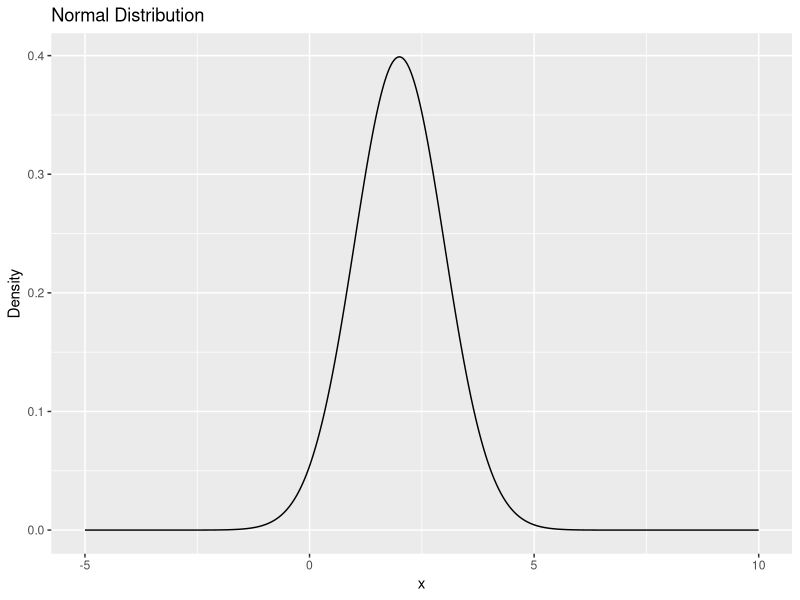
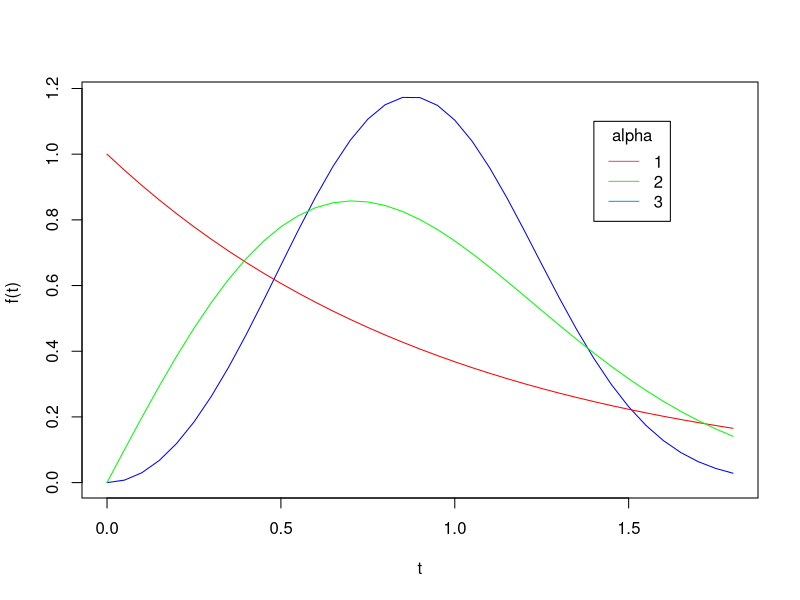
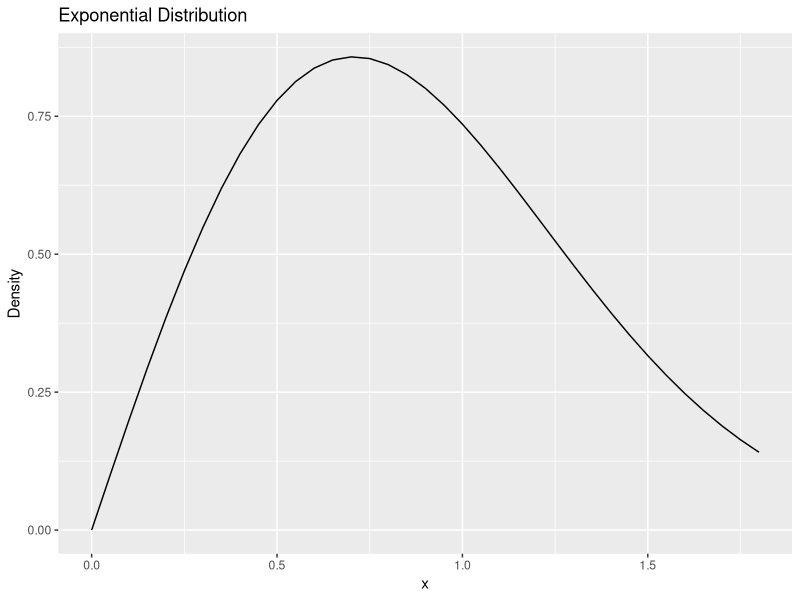
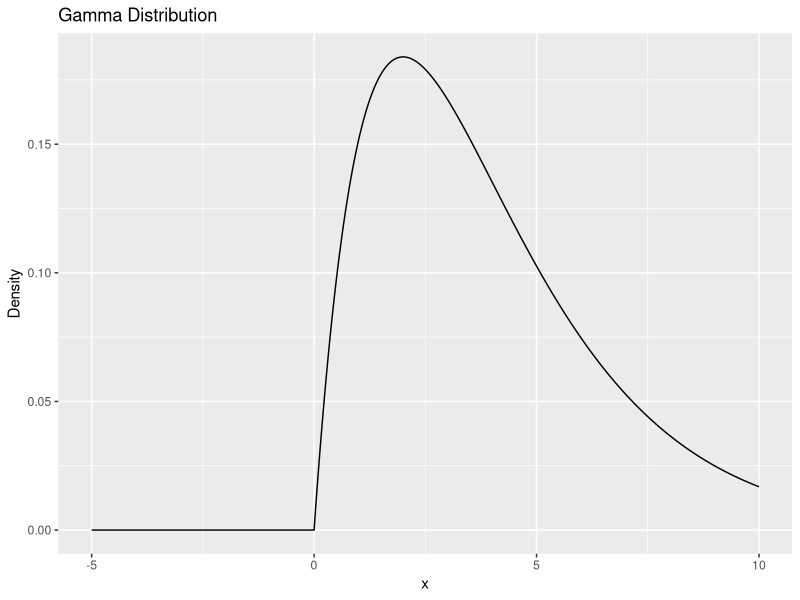
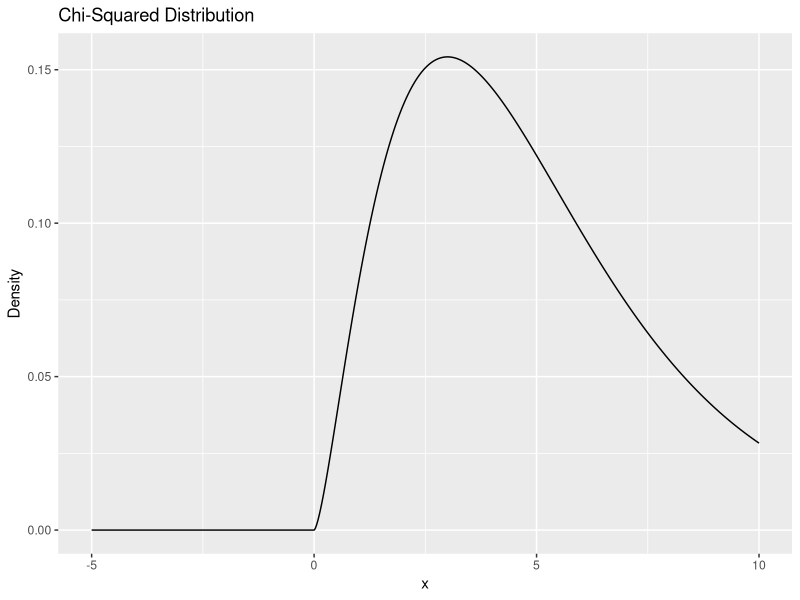
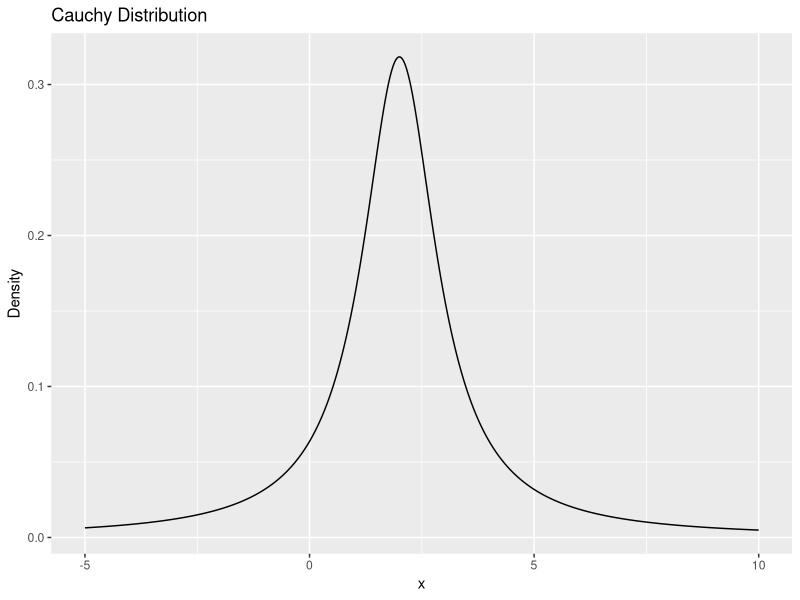
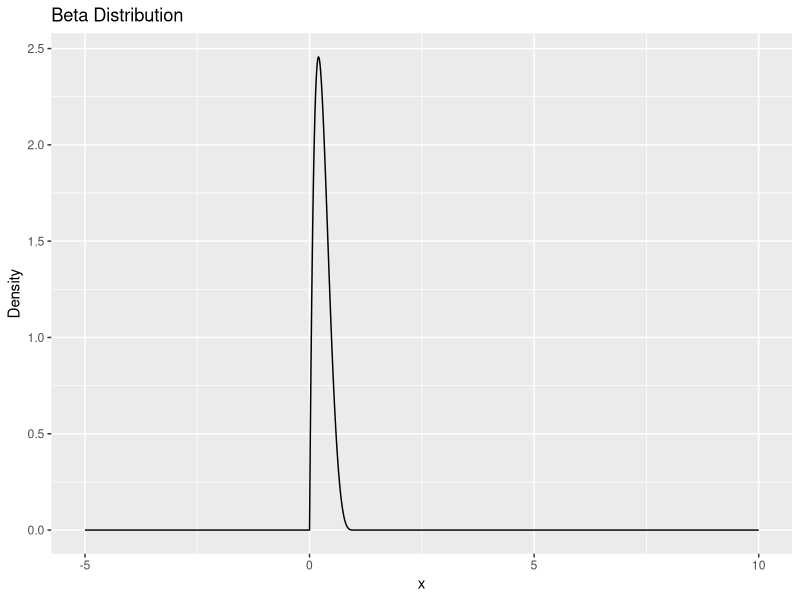
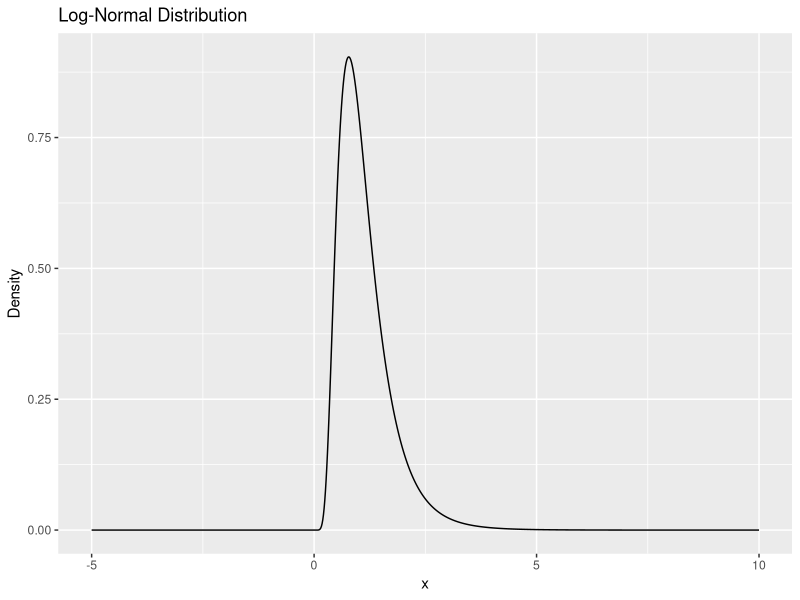

Write the R code that produced these figures, in order.
## ---- chunk 1

# Load necessary libraries
library(ggplot2)
library(dplyr)
library(stats)
## ---- chunk 2

# Set up a common range of values for plotting
x <- seq(-5, 10, length.out = 1000)

# Normal Distribution
normal_data <- dnorm(x, mean = 2, sd = 1)
plot_normal <- data.frame(x, normal_data)
## ---- chunk 3

ggplot(plot_normal, aes(x, normal_data)) +
  geom_line() +
  ggtitle("Normal Distribution") +
  xlab("x") + ylab("Density")
## ---- chunk 4

a <- 3
l <- 1
t <- seq(0,1.8,.05)
ft <- a*l*t^(a-1)*exp(-l*t^a)
plot(t,ft,type="l",col="blue",ylab="f(t) ")

a <- 1
ft <- a*l*t^(a-1)*exp(-l*t^a)
lines(t,ft,type="l",col="red")

a <- 2
ft <- a*l*t^(a-1)*exp(-l*t^a)
lines(t,ft,type="l",col="green")
legend(1.4,1.1,c("1","2","3"),title="alpha",lty=c(1,1,1),col=c(2,3,4))
## ---- chunk 5

exp_data <- dexp(x, rate = 0.5)
plot_exp <- data.frame(t, ft)
## ---- chunk 6

ggplot(plot_exp, aes(t, ft)) +
  geom_line() +
  ggtitle("Exponential Distribution") +
  xlab("x") + ylab("Density")
## ---- chunk 7

gamma_data <- dgamma(x, shape = 2, rate = 0.5)
plot_gamma <- data.frame(x, gamma_data)
## ---- chunk 8

ggplot(plot_gamma, aes(x, gamma_data)) +
  geom_line() +
  ggtitle("Gamma Distribution") +
  xlab("x") + ylab("Density")
## ---- chunk 9

chi_squared_data <- dchisq(x, df = 5)
plot_chi_squared <- data.frame(x, chi_squared_data)
## ---- chunk 10
ggplot(plot_chi_squared, aes(x, chi_squared_data)) +
  geom_line() +
  ggtitle("Chi-Squared Distribution") +
  xlab("x") + ylab("Density")
## ---- chunk 11

cauchy_data <- dcauchy(x, location = 2, scale = 1)
plot_cauchy <- data.frame(x, cauchy_data)
## ---- chunk 12
ggplot(plot_cauchy, aes(x, cauchy_data)) +
  geom_line() +
  ggtitle("Cauchy Distribution") +
  xlab("x") + ylab("Density")
## ---- chunk 13
beta_data <- dbeta(x, shape1 = 2, shape2 = 5)
plot_beta <- data.frame(x, beta_data)
## ---- chunk 14

ggplot(plot_beta, aes(x, beta_data)) +
  geom_line() +
  ggtitle("Beta Distribution") +
  xlab("x") + ylab("Density")
## ---- chunk 15

lognormal_data <- dlnorm(x, meanlog = 0, sdlog = 0.5)
plot_lognormal <- data.frame(x, lognormal_data)
## ---- chunk 16
ggplot(plot_lognormal, aes(x, lognormal_data)) +
  geom_line() +
  ggtitle("Log-Normal Distribution") +
  xlab("x") + ylab("Density")
## ---- chunk 17

weibull_data <- dweibull(x, shape = 2, scale = 1)
plot_weibull <- data.frame(x, weibull_data)
## ---- chunk 18

ggplot(plot_weibull, aes(x, weibull_data)) +
  geom_line() +
  ggtitle("Weibull Distribution") +
  xlab("x") + ylab("Density")
## ---- chunk 19

a <- 3
l <- 1
t <- seq(0,1.8,.05)
ft <- a*l*t^(a-1)*exp(-l*t^a)
plot(t,ft,type="l",col="blue",ylab="f(t) ")
a <- 1
ft <- a*l*t^(a-1)*exp(-l*t^a)
lines(t,ft,type="l",col="red")
a <- 2
ft <- a*l*t^(a-1)*exp(-l*t^a)
lines(t,ft,type="l",col="green")
legend(1.4,1.1,c("1","2","3"),title="alpha",lty=c(1,1,1),col=c(2,3,4))
## ---- chunk 20

t_data <- dt(x, df = 5)
plot_t <- data.frame(x, t_data)
## ---- chunk 21

ggplot(plot_t, aes(x, t_data)) +
  geom_line() +
  ggtitle("T-Distribution") +
  xlab("x") + ylab("Density")
## ---- chunk 22

f_data <- df(x, df1 = 3, df2 = 8)
plot_f <- data.frame(x, f_data)
## ---- chunk 23

ggplot(plot_f, aes(x, f_data)) +
  geom_line() +
  ggtitle("F-Distribution") +
  xlab("x") + ylab("Density")
## ---- chunk 24

# Set up the probabilities
p <- 0.3  # Probability of success
q <- 1 - p  # Probability of failure

# Create a data frame for the plot
bernoulli_data <- data.frame(x = c(0, 1), y = c(q, p))
## ---- chunk 25

# Create the plot
ggplot(bernoulli_data, aes(x = factor(x), y = y)) +
  geom_bar(stat = "identity", width = 0.5) +
  ggtitle("Bernoulli Distribution") +
  xlab("Outcome") + ylab("Probability")
## ---- chunk 26

# Set up parameters
n <- 10   # Number of trials
p <- 0.3  # Probability of success

# Generate x values representing the number of successes
x <- 0:n

# Compute the probabilities using the dbinom function
binomial_probs <- dbinom(x, size = n, prob = p)

# Create a data frame for the plot
binomial_data <- data.frame(x, binomial_probs)
## ---- chunk 27

# Create the plot
ggplot(binomial_data, aes(x, binomial_probs)) +
  geom_bar(stat = "identity", width = 0.5) +
  ggtitle("Binomial Distribution") +
  xlab("Number of Successes") + ylab("Probability")

## ---- chunk 28

# Set up parameter
lambda <- 3  # Average rate of occurrence

# Generate x values representing the number of events
x <- 0:20

# Compute the probabilities using the dpois function
poisson_probs <- dpois(x, lambda = lambda)

# Create a data frame for the plot
poisson_data <- data.frame(x, poisson_probs)
## ---- chunk 29

# Create the plot
ggplot(poisson_data, aes(x, poisson_probs)) +
  geom_bar(stat = "identity", width = 0.5) +
  ggtitle("Poisson Distribution") +
  xlab("Number of Events") + ylab("Probability")

## ---- chunk 30

# Set up parameter
p <- 0.2  # Probability of success

# Generate x values representing the number of trials needed
x <- 1:15

# Compute the probabilities using the dgeom function
geometric_probs <- dgeom(x, prob = p)

# Create a data frame for the plot
geometric_data <- data.frame(x, geometric_probs)
## ---- chunk 31

# Create the plot
ggplot(geometric_data, aes(x, geometric_probs)) +
  geom_bar(stat = "identity", width = 0.5) +
  ggtitle("Geometric Distribution") +
  xlab("Number of Trials needed for First Success") + ylab("Probability")

## ---- chunk 32

# Set up parameters
k <- 5   # Number of successes
p <- 0.3 # Probability of success

# Generate x values representing the number of trials needed
x <- k:100

# Compute the probabilities using the dnbinom function
negative_binomial_probs <- dnbinom(x - k + 1, size = k, prob = p)

# Create a data frame for the plot
negative_binomial_data <- data.frame(x, negative_binomial_probs)

## ---- chunk 33

# Create the plot
ggplot(negative_binomial_data, aes(x, negative_binomial_probs)) +
  geom_bar(stat = "identity", width = 0.5) +
  ggtitle("Negative Binomial Distribution") +
  xlab("Number of Trials needed for k Successes") + ylab("Probability")

## ---- chunk 34

# Set up parameters
N <- 50    # Total population size
K <- 15    # Number of success items in the population
n <- 10    # Sample size

# Generate x values representing the number of successes in the sample
x <- 0:n

# Compute the probabilities using the dhyper function
hypergeometric_probs <- dhyper(x, m = K, n = N - K, k = n)

# Create a data frame for the plot
hypergeometric_data <- data.frame(x, hypergeometric_probs)
## ---- chunk 35

# Create the plot
ggplot(hypergeometric_data, aes(x, hypergeometric_probs)) +
  geom_bar(stat = "identity", width = 0.5) +
  ggtitle("Hypergeometric Distribution") +
  xlab("Number of Successes in Sample") + ylab("Probability")

## ---- chunk 36

# Set up parameters
a <- 1   # Minimum value in the range
b <- 6   # Maximum value in the range

# Generate x values representing the possible outcomes
x <- a:b

# Compute the probabilities (uniform for each value in the range)
uniform_probs <- rep(1 / (b - a + 1), length(x))

# Create a data frame for the plot
uniform_data <- data.frame(x, uniform_probs)
## ---- chunk 37

# Create the plot
ggplot(uniform_data, aes(x, uniform_probs)) +
  geom_bar(stat = "identity", width = 0.5) +
  ggtitle("Discrete Uniform Distribution") +
  xlab("Possible Outcome") + ylab("Probability")

## ---- chunk 38

# Set up parameters
n <- 10
probs <- c(0.3, 0.4, 0.3)

# Generate possible outcomes matrix
outcomes <- expand.grid(replicate(length(probs), 0:(n - 1)))

# Calculate probabilities for each outcome
outcome_probs <- apply(outcomes, 1, function(outcome) {
  prod(sapply(1:length(probs), function(i) probs[i] ^ outcome[i]))
})

# Create a data frame for the plot
plot_data <- data.frame(outcome = 1:n,
                        probability = outcome_probs)


## ---- chunk 39

# Create the plot
ggplot(plot_data, aes(x = factor(outcome), y = probability)) +
  geom_bar(stat = "identity", width = 0.5) +
  ggtitle("Multinomial Distribution") +
  xlab("Outcome") + ylab("Probability") +
  scale_x_discrete(labels = 1:n)
